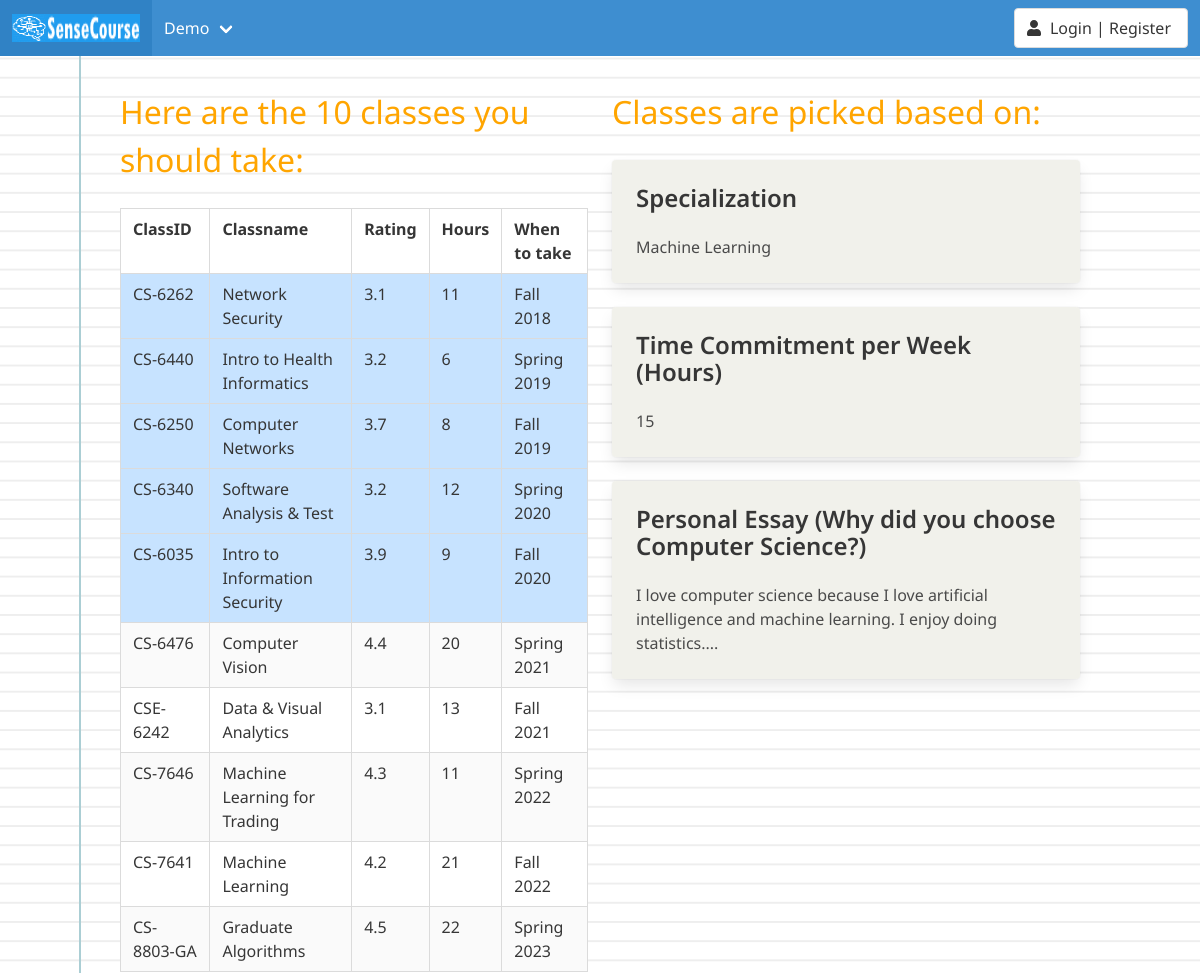
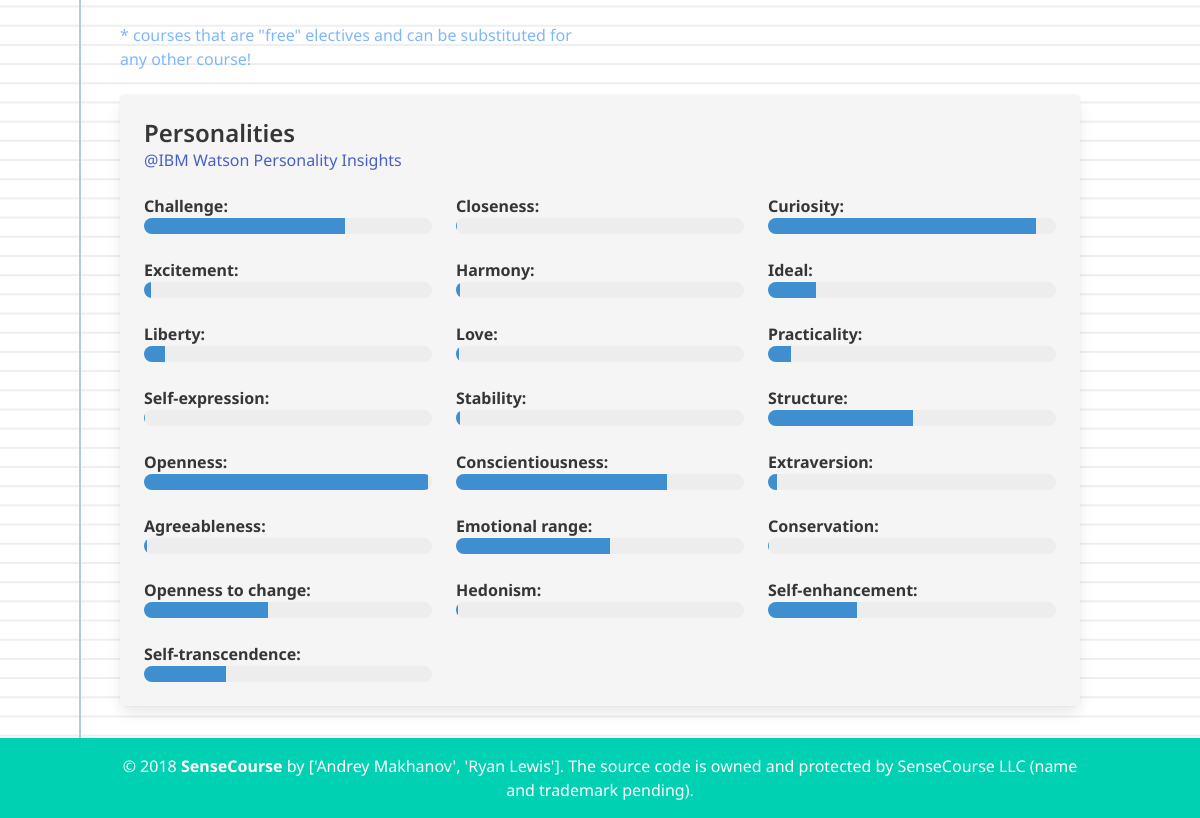
The app's page /demo with its own data (2 pictures, top to bottom).
### tables this page shows
CREATE TABLE classes(id INTEGER PRIMARY KEY AUTOINCREMENT, course NOT NULL, hours, rating, course_name,Challenge, Closeness, Curiosity, Excitement, Harmony,Ideal, Liberty, Love, Practicality, Selfexpression,Stability, Structure, Openness, Conscientiousness, Extraversion,Agreeableness, Emotionalrange, Conservation, Opennesstochange, Hedonism,Selfenhancement, Selftranscendence);

CREATE TABLE user(id INTEGER PRIMARY KEY AUTOINCREMENT, username UNIQUE NOT NULL, hours, personal, specialization,generated_classes, Challenge, Closeness, Curiosity, Excitement, Harmony,Ideal, Liberty, Love, Practicality, Selfexpression,Stability, Structure, Openness, Conscientiousness, Extraversion,Agreeableness, Emotionalrange, Conservation, Opennesstochange, Hedonism,Selfenhancement, Selftranscendence);

### controller/demo.py (the view)
@app_demo.route("/demo", methods=['GET'])
def admin():
    authors = ["Andrey Makhanov", "Ryan Lewis"]
    conn = sqlite3.connect(DATABASE)
    cur = conn.cursor()
    cur.execute("SELECT * FROM user WHERE username = 'demo@demo';")
    userrow = cur.fetchone()
    myclasses = []
    tclass = json.loads(userrow[5])
    if userrow[4] == "Computing Systems":
        smart_cnt = 4
    else:
        smart_cnt = 5
    tclass.reverse()
    for i in tclass:
        cur.execute("SELECT course,course_name,rating,hours FROM classes WHERE course=?", [str(i)])
        myclasses.append(cur.fetchone())
    when = ["Fall 2018", "Spring 2019", "Fall 2019", "Spring 2020", "Fall 2020", "Spring 2021", "Fall 2021", "Spring 2022",
            "Fall 2022", "Spring 2023"]
    when_count = 0
    myclasses2 = []
    for i in myclasses:
        zcnt = 0
        if when_count < smart_cnt:
            zcnt = 1
        myclasses2.append([i[0], i[1], i[2], i[3], when[when_count], zcnt])
        when_count += 1
    return render_template("index_output.html", authors=authors, hours=userrow[2], text=userrow[3][:300], spec=userrow[4],
                           classes=myclasses2,
                           personality=userrow[6:])

### templates/index_output.html
{% extends 'template.html' %}
{% block content %}
    <link rel="stylesheet" type="text/css" href="../static/css/index_output.css">
<div class="container" style="padding-top:2em;padding-bottom:2em;">
    <div class="columns">
        <div class="column tenClasses">
            <h1 id="message">Here are the 10 classes you should take:</h1> <br>
                <table class="table is-striped is-bordered">
                    <thead>
                    <tr>
                        <th>ClassID</th>
                        <th>Classname</th>
                        <th>Rating</th>
                        <th>Hours</th>
                        <th>When to take</th>
                    </tr>
                    </thead>
                    <tbody>
                    {% for class in classes %}
                    <tr {% if class[5] == 1 %} style="background-color:#c7e3ff" {% endif %}>
                        <td>{{class[0]}}</td>
                        <td>{{class[1]}}</td>
                        <td>{{'%0.1f'| format(class[2]|float)}}</td>
                        <td>{{'%0.0f'| format(class[3]|float)}}</td>
                        <td>{{ class[4] }}</td>
                    </tr>
                    {% endfor %}
                    </tbody>
                </table>
        <span style="color:#7fb7ff">* courses that are "free" electives and can be substituted for any other course!</span>
        </div>
        <div class="column picksBasedOn">
            <h1>Classes are picked based on: </h1> <br>
               <div class="card">
                <div class="card-content classPickBasedOn" >
                    <div class="media">
                        <div class="media-content">
                            <p class="title is-4">Specialization</p>
                        </div>
                    </div>
                    <div class="content">
                        {{spec}}
                    </div>
                </div>
            </div> <br>
               <div class="card">
                <div class="card-content classPickBasedOn">
                    <div class="media">
                        <div class="media-content">
                            <p class="title is-4">Time Commitment per Week (Hours)</p>
                        </div>
                    </div>
                    <div class="content">
                        {{hours}}
                    </div>
                </div>
            </div> <br>
                <div class="card">
                <div class="card-content classPickBasedOn">
                    <div class="media">
                        <div class="media-content">
                            <p class="title is-4">Personal Essay (Why did you choose Computer Science?)</p>
                        </div>
                    </div>
                    <div class="content">
                        {{text}}...
                    </div>
                </div>
            </div> <br>
        </div>
    </div>
    <div class="card">
        <div class="card-content personalityList">
            <div class="media">
                <div class="media-content">
                    <p class="title is-4">Personalities</p>
                    <p class="subtitle is-6"><a href="https://www.ibm.com/watson/services/personality-insights/">@IBM Watson Personality Insights</a></p>
                </div>
            </div>
            <div class="content">
                <div class="columns">
                    <div class="column"><strong>Challenge: </strong>
                        <progress class="progress is-info" value="{{ personality[0] }}" max="1"></progress>
                    </div>
                    <div class="column"><strong>Closeness: </strong>
                        <progress class="progress is-info" value="{{ personality[1] }}" max="1"></progress>
                    </div>
                    <div class="column"><strong>Curiosity: </strong>
                        <progress class="progress is-info" value="{{ personality[2] }}" max="1"></progress>
                    </div>
                </div>
                <div class="columns">
                    <div class="column"><strong>Excitement: </strong>
                        <progress class="progress is-info" value="{{ personality[3] }}" max="1"></progress>
                    </div>
                    <div class="column"><strong>Harmony: </strong>
                        <progress class="progress is-info" value="{{ personality[4] }}" max="1"></progress>
                    </div>
                    <div class="column"><strong>Ideal: </strong>
                        <progress class="progress is-info" value="{{ personality[5] }}" max="1"></progress>
                    </div>
                </div>
                <div class="columns">
                    <div class="column"><strong>Liberty: </strong>
                        <progress class="progress is-info" value="{{ personality[6] }}" max="1"></progress>
                    </div>
                    <div class="column"><strong>Love: </strong>
                        <progress class="progress is-info" value="{{ personality[7] }}" max="1"></progress>
                    </div>
                    <div class="column"><strong>Practicality: </strong>
                        <progress class="progress is-info" value="{{ personality[8] }}" max="1"></progress>
                    </div>
                </div>
                <div class="columns">
                    <div class="column"><strong>Self-expression: </strong>
                        <progress class="progress is-info" value="{{ personality[9] }}" max="1"></progress>
                    </div>
                    <div class="column"><strong>Stability: </strong>
                        <progress class="progress is-info" value="{{ personality[10] }}" max="1"></progress>
                    </div>
                    <div class="column"><strong>Structure: </strong>
                        <progress class="progress is-info" value="{{ personality[11] }}" max="1"></progress>
                    </div>
                </div>
                <div class="columns">
                    <div class="column"><strong>Openness: </strong>
                        <progress class="progress is-info" value="{{ personality[12] }}" max="1"></progress>
                    </div>
                    <div class="column"><strong>Conscientiousness: </strong>
                        <progress class="progress is-info" value="{{ personality[13] }}" max="1"></progress>
                    </div>
                    <div class="column"><strong>Extraversion: </strong>
                        <progress class="progress is-info" value="{{ personality[14] }}" max="1"></progress>
                    </div>
                </div>
                <div class="columns">
                    <div class="column"><strong>Agreeableness: </strong>
                        <progress class="progress is-info" value="{{ personality[15] }}" max="1"></progress>
                    </div>
                    <div class="column"><strong>Emotional range: </strong>
                        <progress class="progress is-info" value="{{ personality[16] }}" max="1"></progress>
                    </div>
                    <div class="column"><strong>Conservation: </strong>
                        <progress class="progress is-info" value="{{ personality[17] }}" max="1"></progress>
                    </div>
                </div>
                <div class="columns">
                    <div class="column"><strong>Openness to change: </strong>
                        <progress class="progress is-info" value="{{ personality[18] }}" max="1"></progress>
                    </div>
                    <div class="column"><strong>Hedonism: </strong>
                        <progress class="progress is-info" value="{{ personality[19] }}" max="1"></progress>
                    </div>
                    <div class="column"><strong>Self-enhancement: </strong>
                        <progress class="progress is-info" value="{{ personality[20] }}" max="1"></progress>
                    </div>
                </div>
                <div class="columns">
                    <div class="column"><strong>Self-transcendence: </strong>
                        <progress class="progress is-info" value="{{ personality[21] }}" max="1"></progress>
                    </div>
                    <div class="column"></div>
                    <div class="column"></div>
                </div>
            </div>
        </div>
    </div>
</div>
{% endblock %}

### templates/template.html (shortened to what this page needs)
<!DOCTYPE html>
<html>
<head>
    <link rel="stylesheet" href="https://cdnjs.cloudflare.com/ajax/libs/bulma/0.7.1/css/bulma.min.css" />
</head>
<link rel="stylesheet" type="text/css" href="../static/css/template.css">
<body>
    {% include 'navigation.html' %}
        {% block content %}{% endblock %}
    {% include 'footer.html' %}
</body>
</html>

### templates/navigation.html (shortened to what this page needs)
<nav class="navbar is-info">
    <div class="navbar-brand">
        <a class="navbar-item" href="/">
            <img src="static/images/navdog.png" alt="Sense Courses Logo" width="128" height="64">
        </a>
    </div>
    <div id="sensenavbar" class="navbar-menu">
        {% if not session.get('username') %}
            <div class="navbar-start">
                <div class="navbar-item has-dropdown is-hoverable">
                    <a class="navbar-link" href="#">
                        Demo
                    </a>
                </div>
            </div>
        {% endif %}
        <div class="navbar-end">
            <div class="navbar-item">
                <div class="field is-grouped">
                    <p class="control">
                        {% if session.get('username') %}
                            <a class="button" href="/logout">
              <span class="icon">
              <i class="fas fa-sign-out-alt"></i>
              </span>
                                <span>Logout</span>
                            </a>
                        {% else %}
                            <a class="button" href="#" id="loginbtn">
              <span class="icon">
               <i class="fa fa-user" aria-hidden="true"></i>
              </span>
                                <span>Login | Register</span>
                            </a>
                        {% endif %}
                    </p>
                </div>
            </div>
        </div>
    </div>
</nav>

### templates/footer.html (shortened to what this page needs)
<footer class="footer hero is-primary ">
    <div class="container ">
        <div class="content has-text-centered">
            <p>
                © 2018 <strong>SenseCourse</strong> by {{ authors }}. The source code is owned and protected by SenseCourse LLC (name and trademark pending).
            </p>
        </div>
    </div>
</footer>

### static/css/template.css (style rules this page uses)
* { font-family: 'Noto Sans', sans-serif; }
html { background-color: #fff; background-image: linear-gradient(90deg, transparent 79px, #abced4 79px, #abced4 81px, transparent 81px), linear-gradient(#eee .1em, transparent .1em); background-size: 100% 1.2em; }

### templates/footer.html (style rules this page uses)
.footer { padding: 1rem 1.5rem 1rem; }

### records on screen
classes: course "CS-6262", course_name "Network Security", rating "3.1", hours "11", class "Fall 2018"
classes: course "CS-6440", course_name "Intro to Health Informatics", rating "3.2", hours "6", class "Spring 2019"
classes: course "CS-6250", course_name "Computer Networks", rating "3.7", hours "8", class "Fall 2019"
classes: course "CS-6340", course_name "Software Analysis & Test", rating "3.2", hours "12", class "Spring 2020"
classes: course "CS-6035", course_name "Intro to Information Security", rating "3.9", hours "9", class "Fall 2020"
classes: course "CS-6476", course_name "Computer Vision", rating "4.4", hours "20", class "Spring 2021"
classes: course "CSE-6242", course_name "Data & Visual Analytics", rating "3.1", hours "13", class "Fall 2021"
classes: course "CS-7646", course_name "Machine Learning for Trading", rating "4.3", hours "11", class "Spring 2022"
classes: course "CS-7641", course_name "Machine Learning", rating "4.2", hours "21", class "Fall 2022"
classes: course "CS-8803-GA", course_name "Graduate Algorithms", rating "4.5", hours "22", class "Spring 2023"
user: specialization "Machine Learning", personal "I love computer science because I love artificial intelligence and machine learning. I enjoy doing statistics."

### other values on screen
{{ hours }} "15"
{{ authors }} "['Andrey Makhanov', 'Ryan Lewis']"
